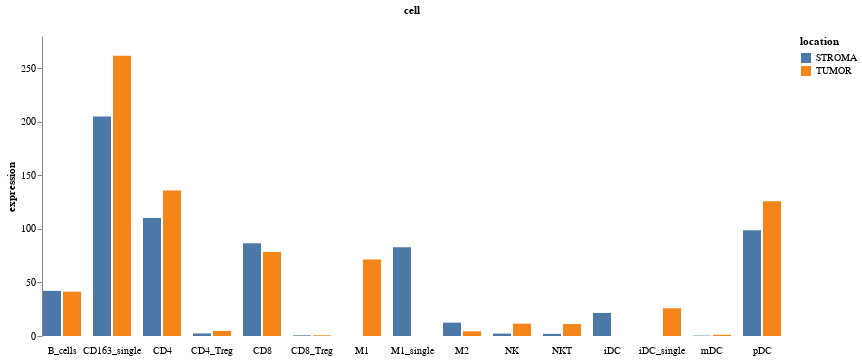

Notebook cell for this chart:
### Code cell
alt.Chart(db).mark_bar().encode(
    x=alt.X('location', axis=None),
    y=alt.Y('expression', axis=alt.Axis(grid=False)),
    column=alt.Column('cell', header=alt.Header(labelOrient='bottom'), spacing=10),
    color='location'
).configure_view(strokeWidth=0)

### Figure 1 — Vega-Lite specification as saved in the notebook (floating-point values rounded to 4 significant figures)
{"config": {"view": {"continuousWidth": 400, "continuousHeight": 300, "strokeWidth": 0}}, "data": {"name": "data-b555f3a2c5130f3cccb354fcebcfe7a6"}, "mark": "bar", "encoding": {"color": {"type": "nominal", "field": "location"}, "column": {"type": "nominal", "field": "cell", "header": {"labelOrient": "bottom"}, "spacing": 10}, "x": {"type": "nominal", "axis": null, "field": "location"}, "y": {"type": "quantitative", "axis": {"grid": false}, "field": "expression"}}, "$schema": "https://vega.github.io/schema/vega-lite/v4.0.2.json", "datasets": {"data-b555f3a2c5130f3cccb354fcebcfe7a6": [{"tumor": "lung", "cell": "CD4", "location": "TUMOR", "cell_full": "CD4_TUMOR", "expression": 135.9, "coef": 0.9517, "lower": 0.5945, "upper": 1.523, "p": 0.8366}, {"tumor": "lung", "cell": "CD4_Treg", "location": "TUMOR", "cell_full": "CD4_Treg_TUMOR", "expression": 4.696, "coef": 0.9658, "lower": 0.5889, "upper": 1.584, "p": 0.8904}, {"tumor": "lung", "cell": "CD8", "location": "TUMOR", "cell_full": "CD8_TUMOR", "expression": 78.42, "coef": 0.7335, "lower": 0.4578, "upper": 1.175, "p": 0.1975}, {"tumor": "lung", "cell": "CD8_Treg", "location": "TUMOR", "cell_full": "CD8_Treg_TUMOR", "expression": 0.646, "coef": 0.6706, "lower": 0.3952, "upper": 1.138, "p": 0.1385}, {"tumor": "lung", "cell": "B_cells", "location": "TUMOR", "cell_full": "B_cells_TUMOR", "expression": 41.35, "coef": 0.8494, "lower": 0.5247, "upper": 1.375, "p": 0.5066}, {"tumor": "lung", "cell": "CD4", "location": "STROMA", "cell_full": "CD4_STROMA", "expression": 110.2, "coef": 1.257, "lower": 0.7133, "upper": 2.216, "p": 0.4284}, {"tumor": "lung", "cell": "CD4_Treg", "location": "STROMA", "cell_full": "CD4_Treg_STROMA", "expression": 2.396, "coef": 0.9522, "lower": 0.5267, "upper": 1.721, "p": 0.8712}, {"tumor": "lung", "cell": "CD8", "location": "STROMA", "cell_full": "CD8_STROMA", "expression": 86.6, "coef": 0.6955, "lower": 0.3929, "upper": 1.231, "p": 0.2128}, {"tumor": "lung", "cell": "CD8_Treg", "location": "STROMA", "cell_full": "CD8_Treg_STROMA", "expression": 0.6174, "coef": 0.4304, "lower": 0.2192, "upper": 0.8451, "p": 0.01433}, {"tumor": "lung", "cell": "B_cells", "location": "STROMA", "cell_full": "B_cells_STROMA", "expression": 42.13, "coef": 0.7325, "lower": 0.4077, "upper": 1.316, "p": 0.2977}, {"tumor": "lung", "cell": "NK", "location": "TUMOR", "cell_full": "NK_TUMOR", "expression": 11.53, "coef": 0.7709, "lower": 0.4608, "upper": 1.29, "p": 0.3217}, {"tumor": "lung", "cell": "NKT", "location": "TUMOR", "cell_full": "NKT_TUMOR", "expression": 11.1, "coef": 0.8926, "lower": 0.5337, "upper": 1.493, "p": 0.6649}, {"tumor": "lung", "cell": "M1", "location": "TUMOR", "cell_full": "M1_TUMOR", "expression": 71.44, "coef": 0.7721, "lower": 0.4731, "upper": 1.26, "p": 0.3005}, {"tumor": "lung", "cell": "CD163_single", "location": "TUMOR", "cell_full": "CD163_single_TUMOR", "expression": 261.6, "coef": 0.7335, "lower": 0.4484, "upper": 1.2, "p": 0.2173}, {"tumor": "lung", "cell": "M2", "location": "TUMOR", "cell_full": "M2_TUMOR", "expression": 4.375, "coef": 1.137, "lower": 0.6799, "upper": 1.903, "p": 0.6239}, {"tumor": "lung", "cell": "NK", "location": "STROMA", "cell_full": "NK_STROMA", "expression": 2.235, "coef": 0.6335, "lower": 0.3321, "upper": 1.208, "p": 0.1659}, {"tumor": "lung", "cell": "NKT", "location": "STROMA", "cell_full": "NKT_STROMA", "expression": 2.023, "coef": 1.118, "lower": 0.6066, "upper": 2.06, "p": 0.7208}, {"tumor": "lung", "cell": "M1_single", "location": "STROMA", "cell_full": "M1_single_STROMA", "expression": 82.79, "coef": 1.221, "lower": 0.6778, "upper": 2.198, "p": 0.5066}, {"tumor": "lung", "cell": "CD163_single", "location": "STROMA", "cell_full": "CD163_single_STROMA", "expression": 204.9, "coef": 1.221, "lower": 0.68, "upper": 2.193, "p": 0.5036}, {"tumor": "lung", "cell": "M2", "location": "STROMA", "cell_full": "M2_STROMA", "expression": 12.46, "coef": 2.002, "lower": 1.108, "upper": 3.616, "p": 0.02148}, {"tumor": "lung", "cell": "iDC_single", "location": "TUMOR", "cell_full": "iDC_single_TUMOR", "expression": 25.88, "coef": 0.7808, "lower": 0.4789, "upper": 1.273, "p": 0.3212}, {"tumor": "lung", "cell": "mDC", "location": "TUMOR", "cell_full": "mDC_TUMOR", "expression": 1.142, "coef": 0.8041, "lower": 0.4447, "upper": 1.454, "p": 0.4705}, {"tumor": "lung", "cell": "pDC", "location": "TUMOR", "cell_full": "pDC_TUMOR", "expression": 125.7, "coef": 1.403, "lower": 0.8602, "upper": 2.288, "p": 0.1749}, {"tumor": "lung", "cell": "iDC", "location": "STROMA", "cell_full": "iDC_STROMA", "expression": 21.54, "coef": 1.176, "lower": 0.6498, "upper": 2.127, "p": 0.5928}, {"tumor": "lung", "cell": "mDC", "location": "STROMA", "cell_full": "mDC_STROMA", "expression": 0.3319, "coef": 1.599, "lower": 0.8554, "upper": 2.99, "p": 0.1413}, {"tumor": "lung", "cell": "pDC", "location": "STROMA", "cell_full": "pDC_STROMA", "expression": 98.71, "coef": 0.6742, "lower": 0.3692, "upper": 1.231, "p": 0.1995}]}}
